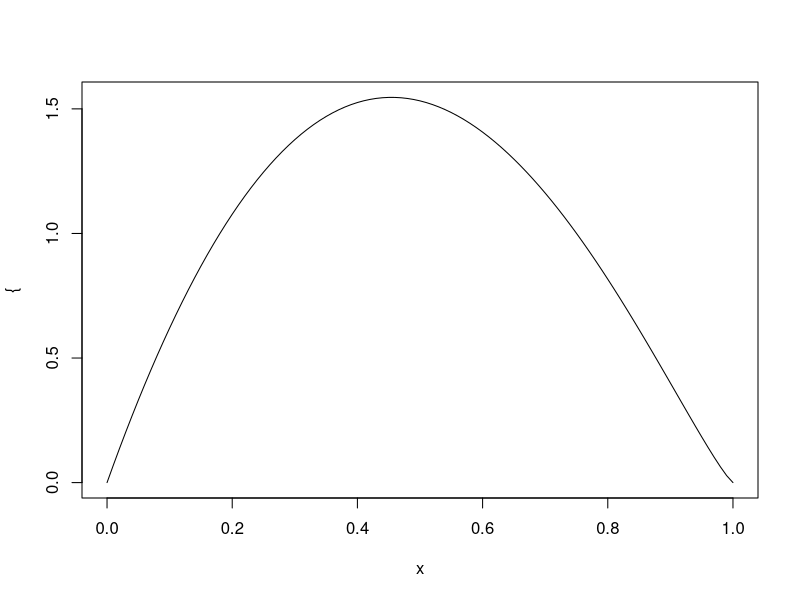
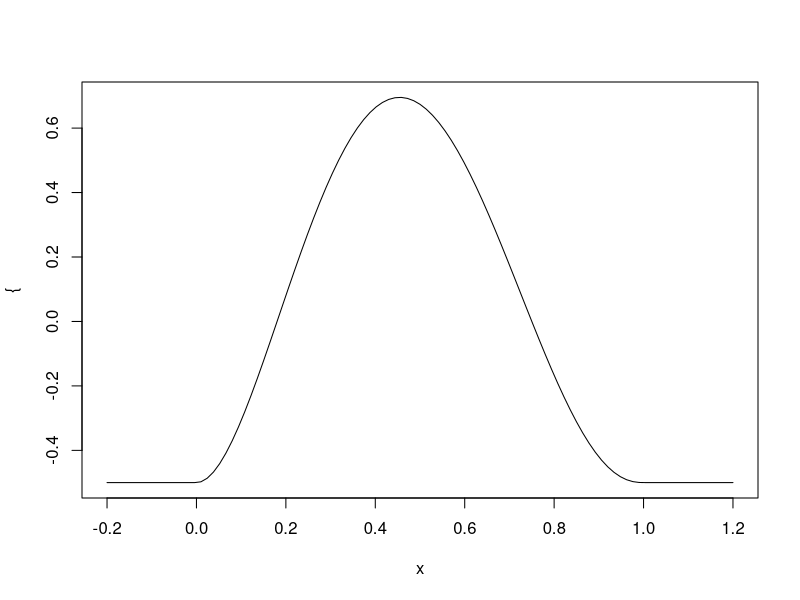
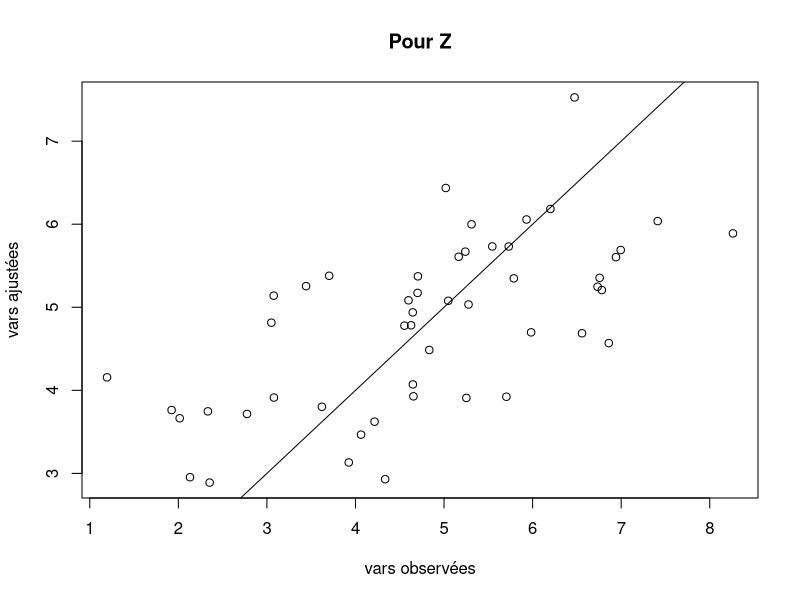
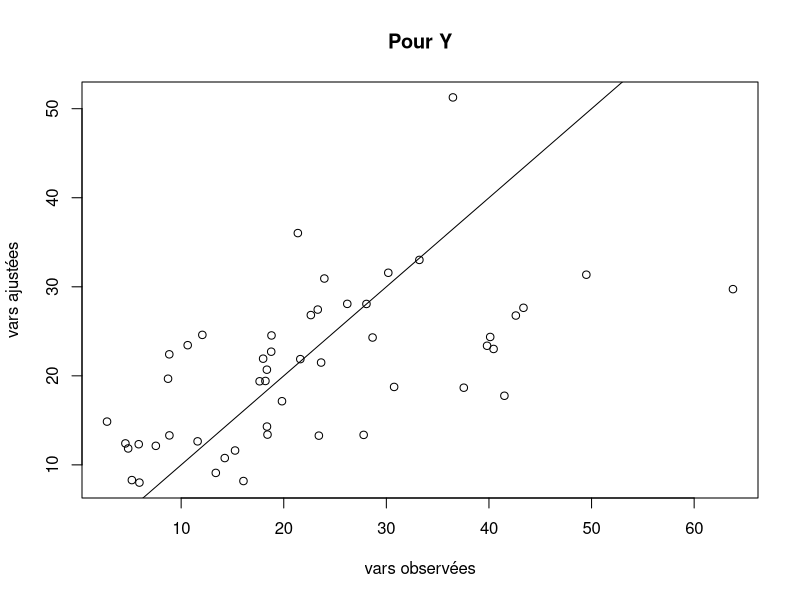
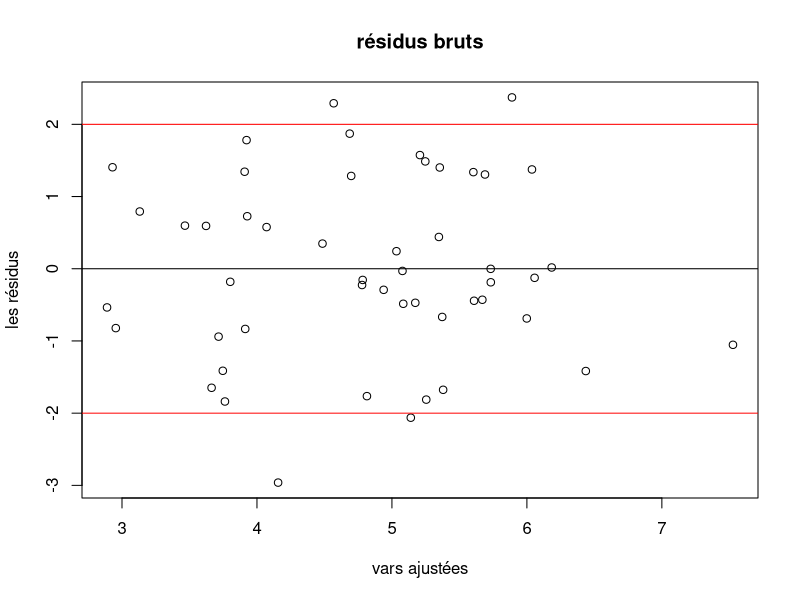
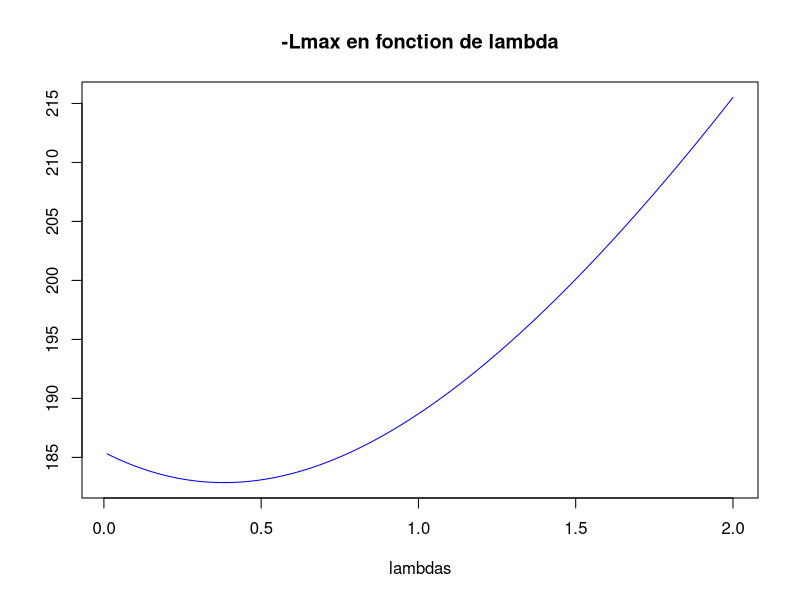
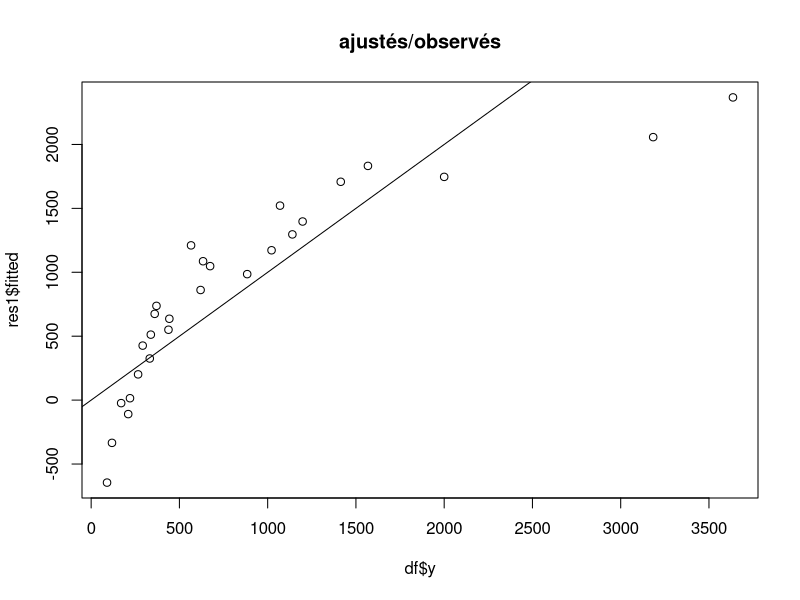
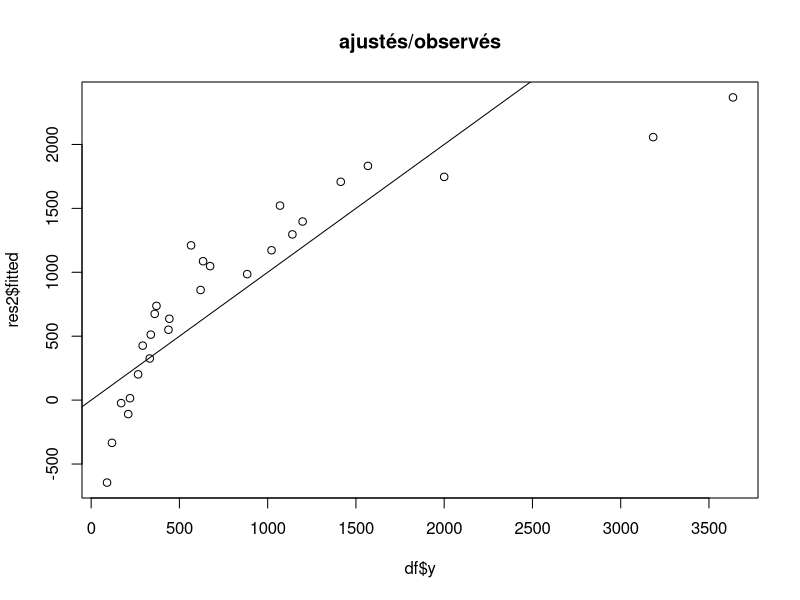

The R script that drew these images, in order:
## ---- chunk 1
knitr::opts_chunk$set(include = FALSE)
## ---- chunk 2
lambda <- 2
a <- 2
b <- 2.2
plot({function (x) dbeta(x, a, b)})
plot({function (x) (dbeta(x, a, b)^lambda - 1)/lambda}, -0.2, 1.2)
## ---- chunk 3
# Initialisation vars
lambda_ <- 0.3
a <- 5
b <- 1
variance <- 2
n=50
## ---- chunk 4
#Q1
set.seed(999)
X_obs <- rnorm(n) #loi gaussien centrée réduite
Epsilon <- rnorm(n=50, mean=0, sd = sqrt(variance))
# Par la définition
Z <- t(a + b%*%X_obs + Epsilon) #vector
# On considère que toutes les observations du jeu de données Y_i sont positives
Y <- (lambda_*Z +1)^(1/lambda_)
X <- as.matrix(cbind(1, X_obs))

# Estimer la regression linéair simple
theta_est = solve(t(X)%*%X)%*% t(X)%*%Z
p = ncol(X) #2
sigma_est = sqrt(sum( (X%*%theta_est -Z)^2 )/(n-p))

{plot(Z, (X%*%theta_est), xlab = "vars observées", ylab = "vars ajustées", main = "Pour Z")
abline(0,1)}

{plot(Y, ((X%*%theta_est)*lambda_+1)^{1/lambda_}, xlab = "vars observées", ylab = "vars ajustées", main = "Pour Y")
abline(0,1)}

## ---- chunk 5
#Etudier les résidus 
residus <- Z - X%*%theta_est
{plot(X%*%theta_est, residus, xlab = "vars ajustées", ylab = "les résidus",main="résidus bruts")
abline(0,0)
abline(2,0, col="red")
abline(-2,0, col="red")
}
#residus_stud <- residus/(sigma_est * sqrt(1-H_x))
#points(X%*%theta_est,residus,main="différents résidus")
#abline(h=2,lty=2)
#abline(h=-2,lty=2)
## ---- chunk 6
#Q2
# Créer la matrice X du plan d'expérience
X <- as.matrix(cbind(1, X_obs))
# Interprétation les codes
Q = diag(1,n) - X%*%solve(t(X)%*%X)%*%t(X) 
Lmle = function(Z){
  n = length(Z)
  sig2 = (t(Z)%*%Q%*%Z) / n
  -n/2 * log(sig2)
}
## ---- chunk 7
# Coder la fonction lmin(lambda, Y) qui calcule −Lmax.
vec1 = rep(1, 50)
Lmin = function(lambda, Y=Y) {
  Z_ <- ((Y^lambda)-1)/lambda
  -Lmle(Z_) + (1-lambda) * vec1%*%log(abs(Y)) + n/2 + (n/2)*log(2*pi)
}
# Tracer −Lmax
lambdas <- seq(0.01,2,0.01)
Vlmin = Vectorize(Lmin,"lambda")
plot(lambdas,Vlmin(lambdas, Y),
     main="-Lmax en fonction de lambda",
     ylab="",
     type="l",
     col="blue")

## ---- chunk 8
resopt = nlm(Lmin,Y=Y,p=2,hessian=TRUE)
lambda_est <- resopt$estimate
var_lambda_est <- 1/resopt$hessian
## ---- chunk 9
alpha <- 0.05
q <- qnorm(1-alpha/2)
lambda_est - q*sqrt(var_lambda_est) #lower bound
lambda_est + q*sqrt(var_lambda_est) #upper bound
## ---- chunk 10
q_chi <- qchisq(1-alpha, df=1) #quantile
q_chi
lambda_0 <- c(1, 1/2, 0.3, 0)
lambda_0
W_obs <-  (lambda_est - lambda_0)^2 / var_lambda_est
W_obs
p_value <- pchisq(W_obs, df=1, lower.tail = FALSE)
p_value
p_value-alpha>0 # conserve H_0?
## ---- chunk 11
lambda_0[4] <- 0.000001
for(i in 1:4){
  print(paste("lambda=", lambda_0[i]))
  TRV <- 2 *(Lmin(lambda_0[i], Y) - Lmin(lambda_est, Y))
  print(paste("TRV: ", TRV))
  p_value <- pchisq(TRV, df=1, lower.tail = FALSE)
  print(paste("p_value: ", p_value))
  print(paste("conserve H_0?", p_value-alpha>0)) # conserve H_0?
}

## ---- chunk 12
# Lire les données, vérfier que le data.frame obtenu comporte 27 observations.
df = read.csv2("NbCycleRupture.csv")
head(df)
dim(df)
str(df) #structure de data frame
## ---- chunk 13
res1 <- lm(y~.,data=df) #M1
summary(res1)

{plot(df$y, res1$fitted,main="ajustés/observés")
abline(0, 1)}

########################################
longueur <- 50*df$x1+300
amplitude <- df$x2+9
chargement <- df$x3*5 + 45

res2=lm(y~ longueur + amplitude +chargement,data=df) #M1
summary(res2)


{plot(df$y, res2$fitted,main="ajustés/observés")
abline(0, 1)}

## ---- chunk 14
res3 <- lm(y~ df$x1 + df$x2 + df$x3 + I(df$x1^2) + I(df$x2^2) + I(df$x3^2) + I(df$x1*df$x2) + I(df$x1*df$x3) + I(df$x2*df$x3), data=df) #M2

summary(res3)

{plot(res3$fitted,df$y,main="ajustés/observés")
abline(0,1)}
## ---- chunk 15
anova(res1, res3)
## ---- chunk 16
#library(knitr)
#purl("ZHANG-BRIDONNEAU.Rmd")
